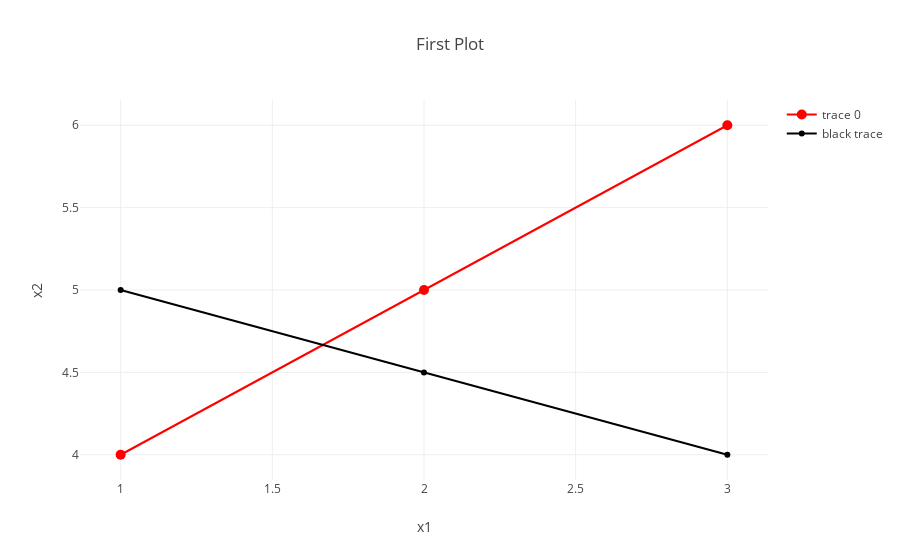

Source (notebook cell):
### Code cell
plotly.offline.iplot({"data":data, 'layout':layout})

### Figure 1 — Plotly figure (JSON) as saved in the notebook; plotly's stock layout.template omitted (floating-point values rounded to 4 significant figures)
{"data": [{"marker": {"color": "red", "size": 10}, "text": ["one", "two", "three"], "type": "scatter", "uid": "9c4e5ef8-2c1a-11e9-96bc-920014f8e201", "x": [1, 2, 3], "y": [4, 5, 6]}, {"marker": {"color": "black"}, "name": "black trace", "text": ["FIRST", "SECOND", "THIRD"], "type": "scatter", "uid": "9c4e609c-2c1a-11e9-96bc-920014f8e201", "x": [3, 2, 1], "y": [4, 4.5, 5]}], "layout": {"title": "First Plot", "xaxis": {"title": "x1"}, "yaxis": {"title": "x2"}}}
